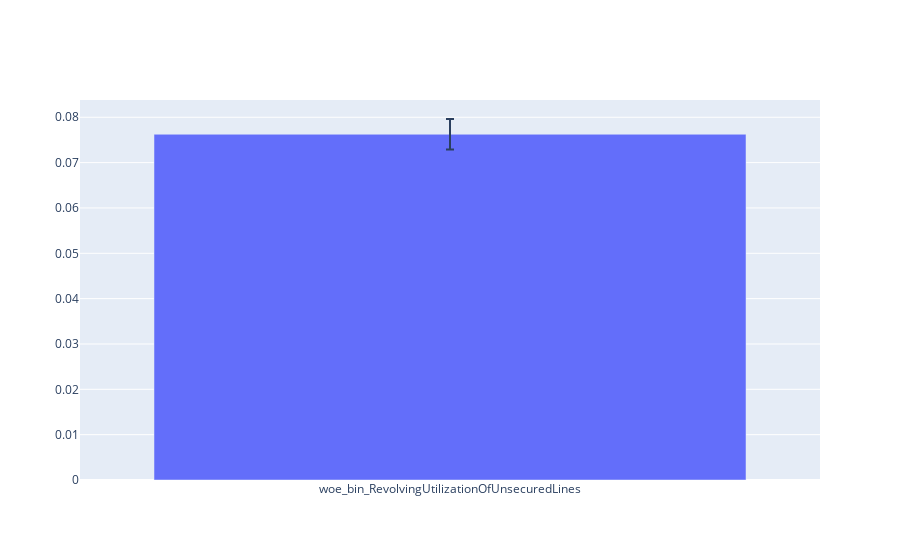
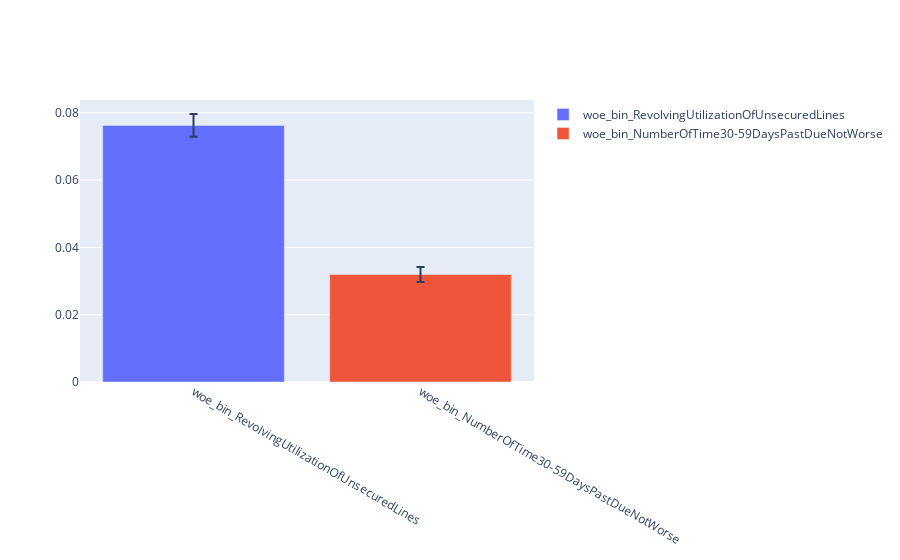
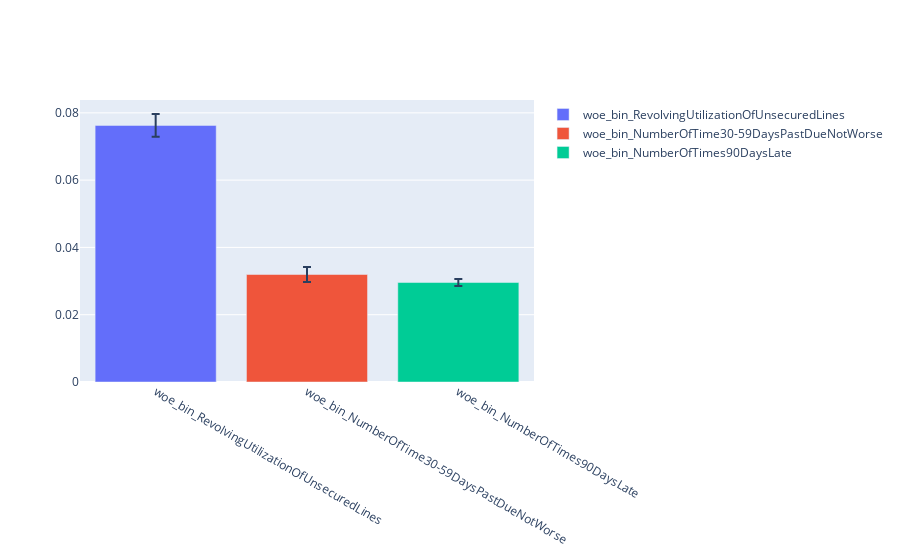
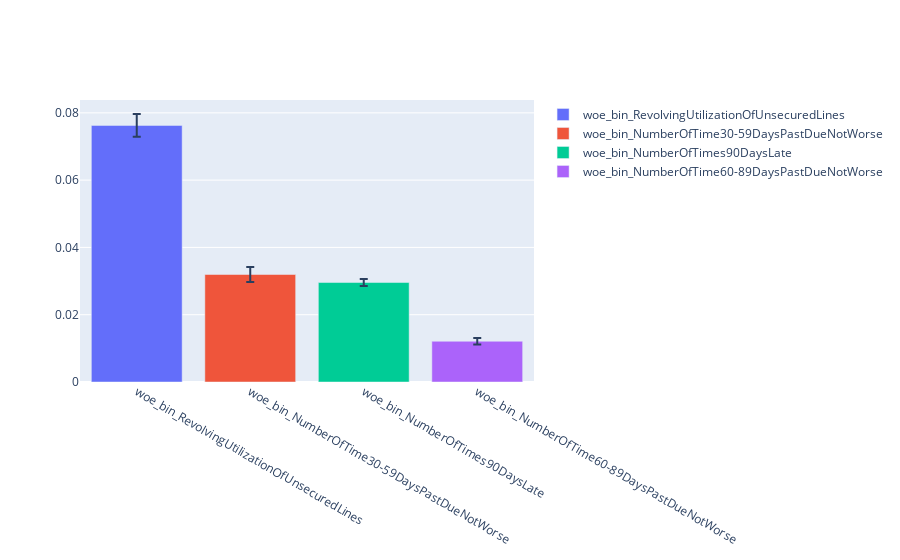

These figures' notebook cell, in order:
### Code cell
fig = go.Figure()
for i in range(importance_df.shape[0]) : 
    fig.add_trace(go.Bar(
        x=[importance_df.features[i]], y=[importance_df.mean_importance[i]],name=importance_df.features[i],
        error_y=dict(type='data', array=[importance_df.std_importance[i]])))
fig.update_layout(title='Permutation Importance',height=500,paper_bgcolor='#ffffff')

### Figure 1 — Plotly figure (JSON) as saved in the notebook; plotly's stock layout.template omitted (floating-point values rounded to 4 significant figures)
{"data": [{"error_y": {"array": [0.003363], "type": "data"}, "name": "woe_bin_RevolvingUtilizationOfUnsecuredLines", "type": "bar", "x": ["woe_bin_RevolvingUtilizationOfUnsecuredLines"], "y": [0.07626]}], "layout": {"autosize": true, "xaxis": {"autorange": true, "range": [-0.5, 0.5], "type": "category"}, "yaxis": {"autorange": true, "range": [0, 0.08381], "type": "linear"}}}

### Figure 2 — Plotly figure (JSON) as saved in the notebook; plotly's stock layout.template omitted (floating-point values rounded to 4 significant figures)
{"data": [{"error_y": {"array": [0.003363], "type": "data"}, "name": "woe_bin_RevolvingUtilizationOfUnsecuredLines", "type": "bar", "x": ["woe_bin_RevolvingUtilizationOfUnsecuredLines"], "y": [0.07626]}, {"error_y": {"array": [0.002243], "type": "data"}, "name": "woe_bin_NumberOfTime30-59DaysPastDueNotWorse", "type": "bar", "x": ["woe_bin_NumberOfTime30-59DaysPastDueNotWorse"], "y": [0.03195]}], "layout": {"autosize": true, "xaxis": {"autorange": true, "range": [-0.5, 1.5], "type": "category"}, "yaxis": {"autorange": true, "range": [0, 0.08381], "type": "linear"}}}

### Figure 3 — Plotly figure (JSON) as saved in the notebook; plotly's stock layout.template omitted (floating-point values rounded to 4 significant figures)
{"data": [{"error_y": {"array": [0.003363], "type": "data"}, "name": "woe_bin_RevolvingUtilizationOfUnsecuredLines", "type": "bar", "x": ["woe_bin_RevolvingUtilizationOfUnsecuredLines"], "y": [0.07626]}, {"error_y": {"array": [0.002243], "type": "data"}, "name": "woe_bin_NumberOfTime30-59DaysPastDueNotWorse", "type": "bar", "x": ["woe_bin_NumberOfTime30-59DaysPastDueNotWorse"], "y": [0.03195]}, {"error_y": {"array": [0.001026], "type": "data"}, "name": "woe_bin_NumberOfTimes90DaysLate", "type": "bar", "x": ["woe_bin_NumberOfTimes90DaysLate"], "y": [0.02957]}], "layout": {"autosize": true, "xaxis": {"autorange": true, "range": [-0.5, 2.5], "type": "category"}, "yaxis": {"autorange": true, "range": [0, 0.08381], "type": "linear"}}}

### Figure 4 — Plotly figure (JSON) as saved in the notebook; plotly's stock layout.template omitted (floating-point values rounded to 4 significant figures)
{"data": [{"error_y": {"array": [0.003363], "type": "data"}, "name": "woe_bin_RevolvingUtilizationOfUnsecuredLines", "type": "bar", "x": ["woe_bin_RevolvingUtilizationOfUnsecuredLines"], "y": [0.07626]}, {"error_y": {"array": [0.002243], "type": "data"}, "name": "woe_bin_NumberOfTime30-59DaysPastDueNotWorse", "type": "bar", "x": ["woe_bin_NumberOfTime30-59DaysPastDueNotWorse"], "y": [0.03195]}, {"error_y": {"array": [0.001026], "type": "data"}, "name": "woe_bin_NumberOfTimes90DaysLate", "type": "bar", "x": ["woe_bin_NumberOfTimes90DaysLate"], "y": [0.02957]}, {"error_y": {"array": [0.0009762], "type": "data"}, "name": "woe_bin_NumberOfTime60-89DaysPastDueNotWorse", "type": "bar", "x": ["woe_bin_NumberOfTime60-89DaysPastDueNotWorse"], "y": [0.01211]}], "layout": {"autosize": true, "xaxis": {"autorange": true, "range": [-0.5, 3.5], "type": "category"}, "yaxis": {"autorange": true, "range": [0, 0.08381], "type": "linear"}}}
